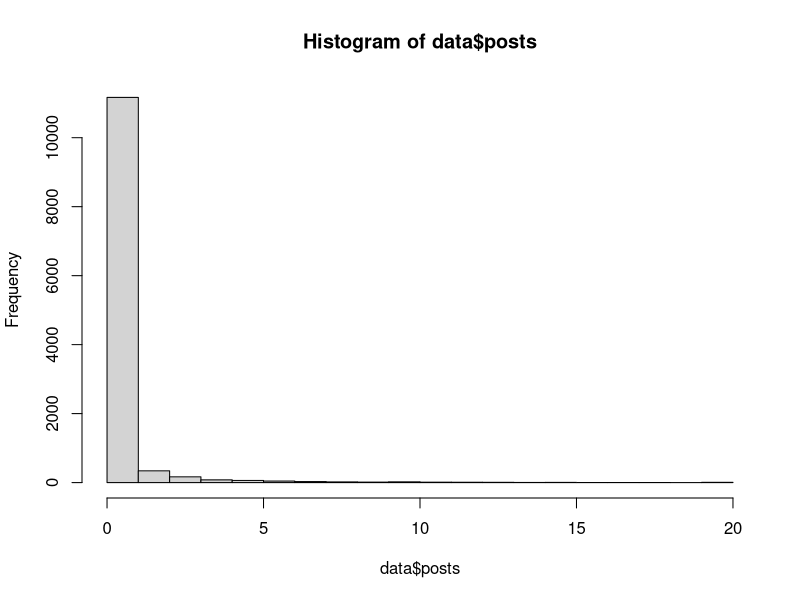
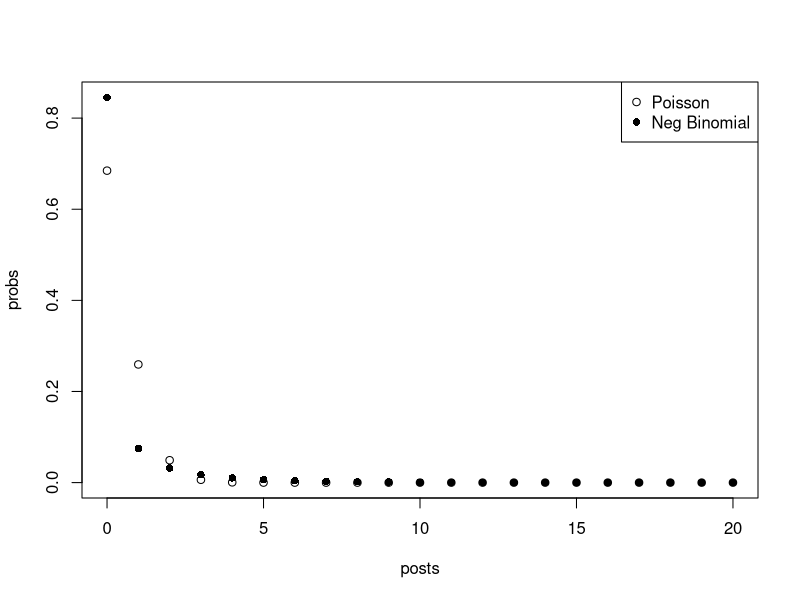

These charts were generated, in order, by the following R code:
data <- read.csv("Forum_Posts.csv", header = TRUE)
str(data)
hist(data$posts)

# Number 1
poisson.reg <- glm(posts ~., family = poisson, data = data)
summary(poisson.reg)

# Number 2
y = data$posts
yhat <- predict(poisson.reg, type = 'response')
sum((y - yhat)^2/yhat)/(nrow(data) - length(coef(poisson.reg)))

# Number 3
library(MASS)
nb.reg <- glm.nb(posts ~., data = data)
summary(nb.reg)

# Number 4
# Theta is the dispersion parameter of a negative binomial model. 1/theta is the variance of the gamma distribution for the individaul random effects 
# If theta is large (>1), 1/theta is close to 0, and the negative binomal model conveges to poisson
# If theta is small (<1), it indicaties significant dispersion

# Number 5
cbind(AIC(poisson.reg), AIC(nb.reg))
cbind(BIC(poisson.reg), BIC(nb.reg))
#nb model fits better - smaller AIC and BIC values

# Number 6
xbar <- colMeans(data)[2:5]
xb.pos <- crossprod(coef(poisson.reg), c(1,xbar))
xb.nb <- crossprod(coef(nb.reg), c(1,xbar))
k <- 0:20
p1 <- dpois(k, exp(xb.pos))
p2 <- dnbinom(k, size = nb.reg$theta, mu = exp(xb.nb))
plot(k, p2, pch=16, xlab = "posts", ylab = "probs")
points(k, p1)
legend("topright", c("Poisson", "Neg Binomial"), pch = c(1,16))
